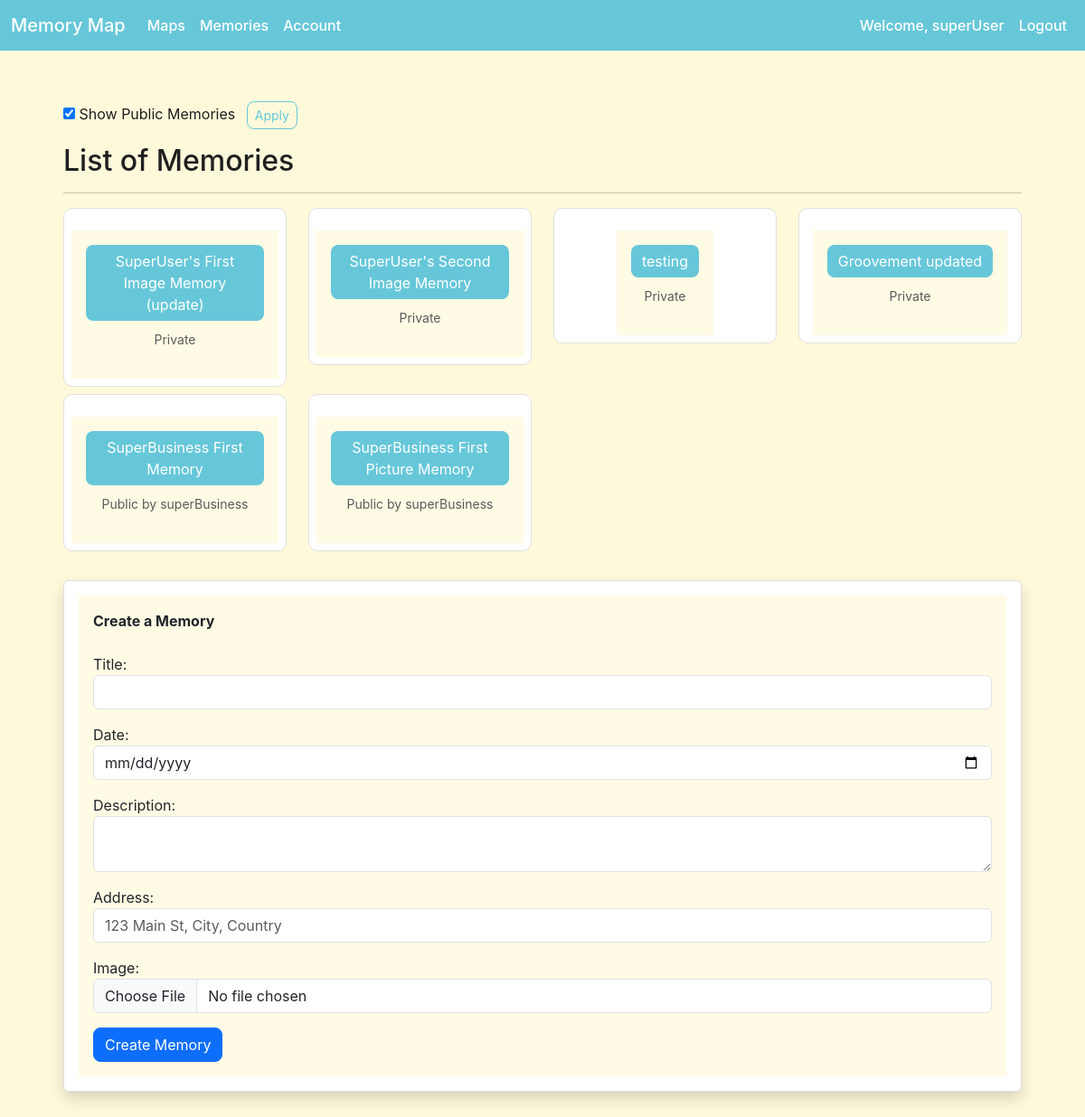
The app's page /memories/memories/ (signed in) with its own data.
### accounts/models.py (models this page shows, shortened)
class CustomUser(AbstractUser):
    securityQ1 = models.CharField(max_length=250)
    securityQ2 = models.CharField(max_length=250)
    securityA1 = models.CharField(max_length=250)
    securityA2 = models.CharField(max_length=250)
    business = models.BooleanField(default=False)

### memories/models.py (models this page shows, shortened)
class Memory(models.Model):
    id = models.AutoField(primary_key=True)
    title = models.CharField(max_length=255)
    date = models.DateField()
    description = models.TextField()
    latitude = models.FloatField(default=0.0)
    longitude = models.FloatField(default=0.0)
    is_public = models.BooleanField(default=False)
    business_label = models.CharField(max_length=255, blank=True)
    image = models.ImageField(upload_to='memory_images/', default='memory_images/memory.jpg')
    owner = models.ForeignKey(settings.AUTH_USER_MODEL, on_delete=models.CASCADE, null=True)

### memories/views.py (the view)
# urls.py: path('', views.index, name='home.index'),
def index(request):
    template_data = {'title': 'Memories'}
    if request.user.is_authenticated:
        user_memories = Memory.objects.filter(owner=request.user)
        show_public = request.GET.get('public', '1') == '1'
        public_memories = Memory.objects.filter(is_public=True).exclude(owner=request.user) if show_public else []
        template_data['memories'] = list(user_memories) + list(public_memories)
        template_data['show_public'] = show_public
    else:
        template_data['memories'] = Memory.objects.filter(is_public=True)
        template_data['show_public'] = True
    return render(request, 'memories/index.html', {'template_data': template_data})

### memories/templates/memories/index.html (shortened to what this page needs)
{% extends 'base.html' %}
{% block content %}
{% load static %}
<div class="p-3">
  <div class="container">
    <div class="row mt-3">
      <div class="col mx-auto mb-3">
          <form method="get" class="mb-3">
            <label>
                <input type="checkbox" name="public" value="1" {% if template_data.show_public %}checked{% endif %}>
                Show Public Memories
            </label>
            <button type="submit" class="btn btn-sm btn-outline-secondary ms-2">Apply</button>
          </form>
          <h2>List of Memories</h2>
        <hr />
        <div class="row">
          {% for memory in template_data.memories %}
          <div class="col-md-4 col-lg-3 mb-2">
            <div class="p-2 card align-items-center pt-4">
              <div class="card-body text-center">
                <a href="{% url 'memories.show' id=memory.id %}"
                class="btn bg-dark text-white">
                {{ memory.title }}
              </a>
                  {% if memory.is_public %}
                  <p class="text-muted mt-2"><small>Public by {{ memory.business_label }}</small></p>
                  {% else %}
                  <p class="text-muted mt-2"><small>Private</small></p>
                  {% endif %}
              </div>
            </div>
          </div>
          {% endfor %}
        <div class="container mt-4">
          <div class="row justify-content-center">
          <div class="col-12">
          <div class="card shadow p-3 mb-4 rounded">
                  <div class="card-body">
                  <b class="text-start">Create a Memory
                  </b><br /><br />
                  <form method="POST" action="{% url 'memories.create'%}" enctype="multipart/form-data"  onsubmit="return geocodeAddress(event);">
                    <p>
                      <label for="title">Title:</label>
                      <input type="text" name="title" required class="form-control"  />
                    </p>
                    <p>
                      <label for="date">Date:</label>
                      <input type="date" name="date" required class="form-control" />
                    </p>
                    <p>
                      <label for="description">Description:</label>
                      <textarea name="description" required class="form-control"></textarea>
                    </p>
                    <p>
                      <label for="address">Address:</label>
                      <input type="text" name="address" class="form-control" id="address" placeholder="123 Main St, City, Country" />
                    </p>
                    <p>
                      <label for="image">Image:</label>
                      <input type="file" name="image" class="form-control" />
                    </p>
                    <button type="submit" class="btn btn-primary">Create Memory</button>
                  </form>
                  </div>
          </div>
          </div>
          </div>
          </div>
        </div>
      </div>
    </div>
</div>
{% endblock content %}

### templates/base.html (shortened to what this page needs)
<!DOCTYPE html>
<html lang="en">
<head>
    {% load static %}
    <link href="https://cdn.jsdelivr.net/npm/bootstrap@5.3.0/dist/css/bootstrap.min.css" rel="stylesheet">
    <link rel="stylesheet" href="{% static 'css/base.css' %}">
</head>
<body>
    <nav class="navbar navbar-expand-lg navbar-light bg-light">
        <div class="container-fluid">
            <a class="navbar-brand" href="{% url 'home.index' %}">Memory Map</a>
            <div class="collapse navbar-collapse" id="navbarNav">
                <ul class="navbar-nav me-auto">
                    <li class="nav-item">
                        <a class="nav-link" href="{% url 'maps' %}">Maps</a>
                    </li>
                    <li class="nav-item">
                        <a class="nav-link" href="{% url 'memories' %}">Memories</a>
                    </li>
                    {% if user.is_authenticated %}
                    <li class="nav-item">
                        <a class="nav-link" href="{% url 'accounts:account' %}">Account</a>
                    </li>
                    {% endif %}
                </ul>
                <ul class="navbar-nav ms-auto">
                    {% if user.is_authenticated %}
                    <li class="nav-item">
                        <span class="nav-link disabled">
  Welcome, {{ user.username }}{% if user.business %} (Business){% endif %}
</span>
                    </li>
                    <li class="nav-item">
                        <a class="nav-link" href="{% url 'accounts:logout' %}">Logout</a>
                    </li>
                    {% endif %}
                </ul>
            </div>
        </div>
    </nav>
    <div class="container mt-4">
        {% block content %}{% endblock %}
    </div>
</body>
</html>

### static/css/base.css (style rules this page uses)
body { font-family: 'Inter', sans-serif; background-color: #FFF9DB; color: #1f1f1f; margin: 0; padding: 0; }
a { text-decoration: none; }
.navbar { background-color: #66C7D9 !important; }
.navbar-brand, .nav-link { color: white !important; font-weight: 500; }
.btn { border-radius: 8px; }
.btn.bg-dark { background-color: #66C7D9 !important; border: none; }
.btn-outline-secondary { color: #66C7D9; border-color: #66C7D9; }
.card { border: 1px solid #e0e0e0; transition: box-shadow 0.3s ease; border-radius: 10px; }
.card-body { background-color: #fffbe5; }

### records on screen
CustomUser: username "superUser"
Memory: title "SuperUser's First Image Memory (update)", is_public "Private"
Memory: title "SuperUser's Second Image Memory", is_public "Private"
Memory: title "testing", is_public "Private"
Memory: title "Groovement updated", is_public "Private"
Memory: title "SuperBusiness First Memory", business_label "superBusiness"
Memory: title "SuperBusiness First Picture Memory", business_label "superBusiness"
